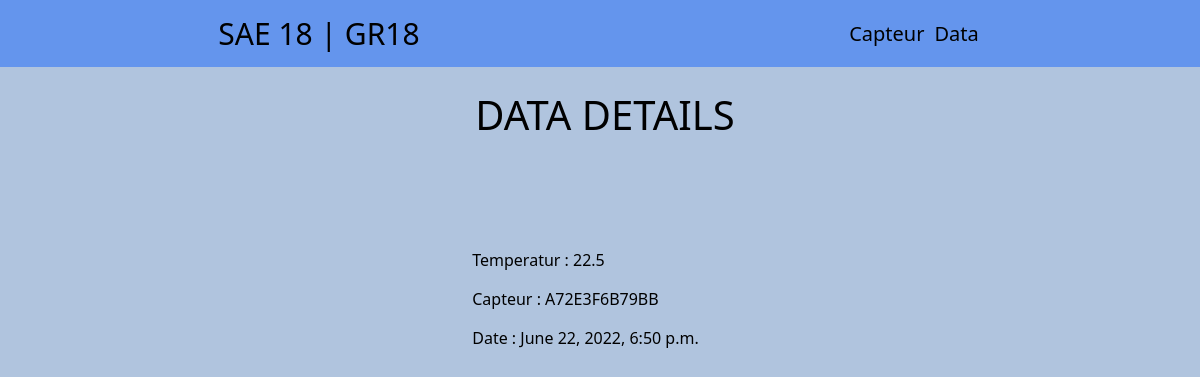
The app's page /data/detail/1/ with its own data.
### mySAE24/models.py (models this page shows, shortened)
class Data(models.Model):
    temp = models.CharField(max_length=200)
    timestamp = models.DateTimeField(max_length=200)
    capteur = models.ForeignKey(Capteur, on_delete=models.CASCADE,blank=False)

class Capteur(models.Model):
    id = models.CharField(max_length=100,primary_key=True)
    nom = models.CharField(max_length=100)
    piece = models.CharField(max_length=100)
    emplacement = models.CharField(max_length=100)
    def __str__(self):
        chaine = f"{self.id}"
        return chaine

### mySAE24/views/data/data_detail.py (the view)
# urls.py: path('data/detail/<int:pk>/', DataDetailView.as_view(), name='data_detail'),
class DataDetailView(DetailView):
    model = Data
    template_name = "data/data_detail.html"

### mySAE24/templates/data/data_detail.html
{% extends "main.html" %}
{% block content %}
<h1>Data Details</h1>
<ul>
    <li>Temperatur : {{object.temp}}</li>
    <li><a href="/capteur/detail/{{object.capteur.id}}/">Capteur : {{object.capteur}}</a></li>
    <li>Date : {{object.timestamp}}</li>
</ul>
{% endblock content %}

### mySAE24/static/main.css (style rules this page uses)
* { box-sizing:border-box; padding:0; margin:0; font-weight:1; color: black; overflow-x:hidden; }
body { background-color:#B0C4DE;font-family:system-ui,arial;display:flex;align-items:center;flex-direction:column; }
h1 { animation: h1 0.5s; }
li { list-style-type:none; padding:7px; }
h1 { margin-top:2%; display:flex; align-items:center; justify-content:center; }
* { margin: 0; padding: 0; }
h1 { font-weight: normal; font-size: 40px; font-weight: normal; text-transform: uppercase; float: left; margin: 20px 0 100px 10px; }
a { display: block; position: relative; padding: 0.2em 0; text-decoration: none; }
a::after { content: ''; position: absolute; bottom: 0; left: 0; width: 100%; height: 0.1em; background-color: hotpink; opacity: 0; transition: opacity 300ms, transform 300ms; }
a { overflow: hidden; }
a::after { opacity 1; transform: translate3d(-100%, 0, 0); }

### records on screen
Data: temp "22.5", capteur "A72E3F6B79BB", timestamp "June 22, 2022, 6:50 p.m."
